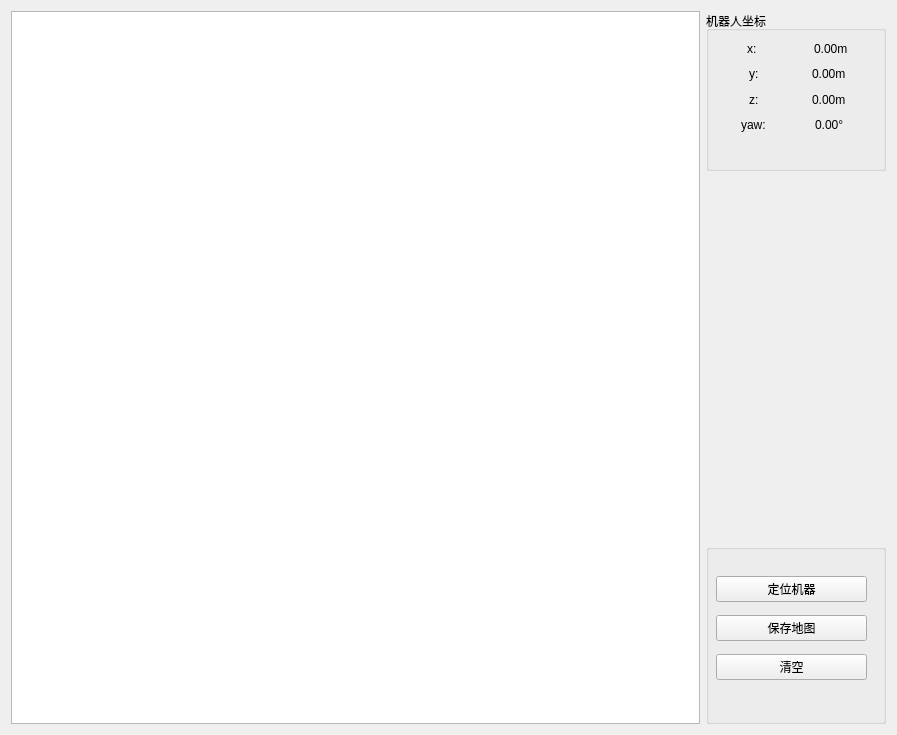
<?xml version="1.0" encoding="UTF-8"?>
<ui version="4.0">
 <class>ROSVisualizer</class>
 <widget class="QWidget" name="ROSVisualizer">
  <property name="geometry">
   <rect>
    <x>0</x>
    <y>0</y>
    <width>897</width>
    <height>735</height>
   </rect>
  </property>
  <property name="windowTitle">
   <string>Form</string>
  </property>
  <layout class="QGridLayout" name="gridLayout">
   <item row="0" column="0">
    <layout class="QHBoxLayout" name="horizontalLayout_5" stretch="7,0">
     <item>
      <widget class="ZoomableView" name="rosVisual"/>
     </item>
     <item>
      <layout class="QVBoxLayout" name="verticalLayout_2">
       <item alignment="Qt::AlignTop">
        <widget class="QGroupBox" name="groupBox">
         <property name="sizePolicy">
          <sizepolicy hsizetype="Fixed" vsizetype="Preferred">
           <horstretch>0</horstretch>
           <verstretch>0</verstretch>
          </sizepolicy>
         </property>
         <property name="minimumSize">
          <size>
           <width>180</width>
           <height>160</height>
          </size>
         </property>
         <property name="title">
          <string>机器人坐标</string>
         </property>
         <widget class="QWidget" name="layoutWidget">
          <property name="geometry">
           <rect>
            <x>10</x>
            <y>25</y>
            <width>151</width>
            <height>101</height>
           </rect>
          </property>
          <layout class="QVBoxLayout" name="verticalLayout_3">
           <property name="spacing">
            <number>0</number>
           </property>
           <item>
            <layout class="QHBoxLayout" name="horizontalLayout">
             <property name="spacing">
              <number>6</number>
             </property>
             <item alignment="Qt::AlignHCenter">
              <widget class="QLabel" name="labelX">
               <property name="text">
                <string>x:</string>
               </property>
              </widget>
             </item>
             <item alignment="Qt::AlignHCenter">
              <widget class="QLabel" name="robPosX">
               <property name="text">
                <string>0.00m</string>
               </property>
              </widget>
             </item>
            </layout>
           </item>
           <item>
            <layout class="QHBoxLayout" name="horizontalLayout_2">
             <item alignment="Qt::AlignHCenter">
              <widget class="QLabel" name="labelY">
               <property name="text">
                <string>y:</string>
               </property>
              </widget>
             </item>
             <item alignment="Qt::AlignHCenter">
              <widget class="QLabel" name="robPosY">
               <property name="text">
                <string>0.00m</string>
               </property>
              </widget>
             </item>
            </layout>
           </item>
           <item>
            <layout class="QHBoxLayout" name="horizontalLayout_3">
             <item alignment="Qt::AlignHCenter">
              <widget class="QLabel" name="labelZ">
               <property name="text">
                <string>z:</string>
               </property>
              </widget>
             </item>
             <item alignment="Qt::AlignHCenter">
              <widget class="QLabel" name="robPosZ">
               <property name="text">
                <string>0.00m</string>
               </property>
              </widget>
             </item>
            </layout>
           </item>
           <item>
            <layout class="QHBoxLayout" name="horizontalLayout_4">
             <item alignment="Qt::AlignHCenter">
              <widget class="QLabel" name="labelYaw">
               <property name="text">
                <string>yaw:</string>
               </property>
              </widget>
             </item>
             <item alignment="Qt::AlignHCenter">
              <widget class="QLabel" name="robPosYaw">
               <property name="text">
                <string>0.00°</string>
               </property>
              </widget>
             </item>
            </layout>
           </item>
          </layout>
         </widget>
        </widget>
       </item>
       <item alignment="Qt::AlignBottom">
        <widget class="QGroupBox" name="groupBox_2">
         <property name="sizePolicy">
          <sizepolicy hsizetype="Fixed" vsizetype="Fixed">
           <horstretch>0</horstretch>
           <verstretch>0</verstretch>
          </sizepolicy>
         </property>
         <property name="minimumSize">
          <size>
           <width>180</width>
           <height>180</height>
          </size>
         </property>
         <property name="title">
          <string/>
         </property>
         <widget class="QWidget" name="layoutWidget1">
          <property name="geometry">
           <rect>
            <x>10</x>
            <y>25</y>
            <width>151</width>
            <height>121</height>
           </rect>
          </property>
          <layout class="QVBoxLayout" name="verticalLayout">
           <item>
            <widget class="QPushButton" name="locateBtn">
             <property name="text">
              <string>定位机器</string>
             </property>
            </widget>
           </item>
           <item>
            <widget class="QPushButton" name="saveMapBtn">
             <property name="text">
              <string>保存地图</string>
             </property>
            </widget>
           </item>
           <item>
            <widget class="QPushButton" name="clearBtn">
             <property name="text">
              <string>清空</string>
             </property>
            </widget>
           </item>
          </layout>
         </widget>
        </widget>
       </item>
      </layout>
     </item>
    </layout>
   </item>
  </layout>
 </widget>
 <customwidgets>
  <customwidget>
   <class>ZoomableView</class>
   <extends>QGraphicsView</extends>
   <header>rosvisualizer.h</header>
  </customwidget>
 </customwidgets>
 <resources/>
 <connections/>
</ui>
